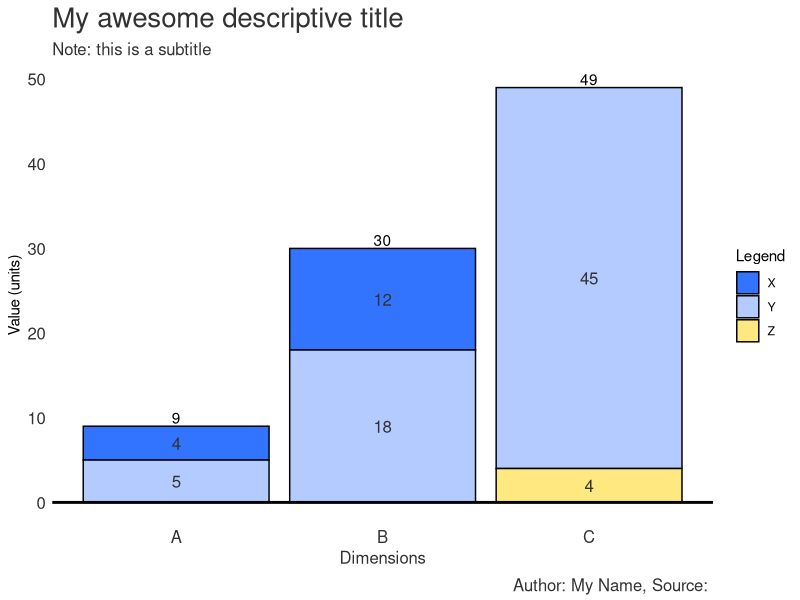

Here is the R script that generated this plot:
# Load libraries
library(ggplot2)
library(reshape2)

# Create data
data <- data.frame(
  name=c("A","B","A","B","C","C"),  
  colour=c("X","X","Y","Y","Y","Z"),
  value=c(4,12,5,18,45,4)
)

# Reorder Legend
#data$group <- factor(data$group,levels(data$group)[c(1,3,2)])

barplot <- ggplot(data, aes(fill=colour, x=name, y=value)) + # enter data frame
  geom_bar(position="stack"
           ,stat = "identity"
           ,colour = "black") + # colour bars
  scale_fill_manual("Legend", values = c("X" = "#3374FF", "Y" = "#B3CBFF", "Z" = "#FFE880")) +
  geom_text(aes(label = value) # data labels
            ,size = (5/14)*12 # sizing in line with theme text
            ,position = position_stack(vjust = 0.5)
            ,colour = "#323232") + # colour text
  stat_summary(fun.y = sum, aes(label = ..y.., group = name), geom = "text", vjust = -.2) +
  theme(
    panel.grid.major = element_blank() # Remove gridlines (major)
    ,panel.grid.minor = element_blank() # Remove gridlines (minor)
    ,panel.background = element_blank() # Remove grey background
    ,plot.title = element_text(hjust = 0, size = 20, colour = "#323232") # Title size and colour
    ,plot.subtitle = element_text(hjust = 0, size = 12, colour = "#323232") # Subtitle size and colour
    ,plot.caption = element_text(vjust = 0.3, size = 12, colour = "#323232") # Caption size and colour
    ,axis.ticks.y = element_blank() # Remove tick marks (Y-Axis)
    ,axis.text.y = element_text(hjust = 1, colour = "#323232", size = 12) # Axis size and colour (Y-Axis)
    ,axis.ticks.x = element_blank() # Remove tick marks (X-Axis)
    ,axis.text.x  = element_text(size = 12, colour = "#323232") #element_blank() # Remove axis scale (X-Axis)
    ,axis.title.x = element_text(size = 12, colour = "#323232") # Axis label size and colour (X-Axis)
  ) +
  geom_hline(yintercept=0, color = "black", size=1) + # Axis line size and colour (X-Axis)
  labs(title = 'My awesome descriptive title' # Title text
       ,subtitle = "Note: this is a subtitle" # Subtitle text
       ,x = 'Dimensions' # X-Axis text 
       ,y = 'Value (units)' # Y-Axis text 
       ,caption = "Author: My Name, Source: ")# + # Caption text

# Save the plot
ggsave("stacked_vertical_bar_chart.png" # filename
       ,plot = barplot # variable for file
       ,width = 5, height = 4, dpi = 300, units = "in") # dimensions and image quality
